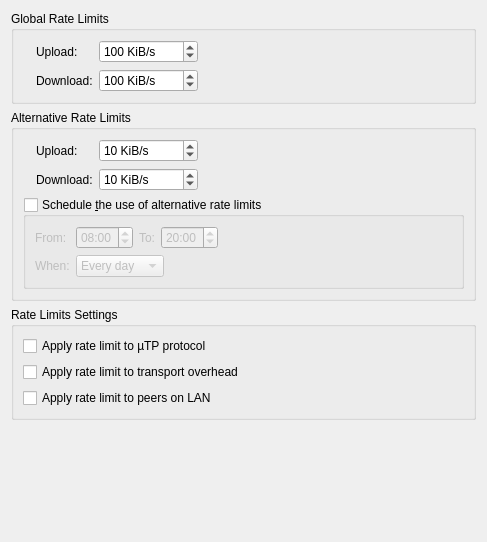
          <widget class="QWidget" name="scrollAreaWidgetContents_9">
           <property name="geometry">
            <rect>
             <x>0</x>
             <y>0</y>
             <width>487</width>
             <height>542</height>
            </rect>
           </property>
           <layout class="QVBoxLayout" name="verticalLayout_5">
            <item>
             <widget class="QGroupBox" name="rateLimitBox">
              <property name="title">
               <string>Global Rate Limits</string>
              </property>
              <layout class="QGridLayout" name="rateLimitBoxLayout">
               <item row="0" column="2">
                <widget class="QSpinBox" name="spinUploadLimit">
                 <property name="specialValueText">
                  <string>∞</string>
                 </property>
                 <property name="suffix">
                  <string> KiB/s</string>
                 </property>
                 <property name="maximum">
                  <number>1000000</number>
                 </property>
                 <property name="value">
                  <number>100</number>
                 </property>
                </widget>
               </item>
               <item row="1" column="2">
                <widget class="QSpinBox" name="spinDownloadLimit">
                 <property name="specialValueText">
                  <string>∞</string>
                 </property>
                 <property name="suffix">
                  <string> KiB/s</string>
                 </property>
                 <property name="maximum">
                  <number>1000000</number>
                 </property>
                 <property name="value">
                  <number>100</number>
                 </property>
                </widget>
               </item>
               <item row="0" column="0" rowspan="2">
                <widget class="QLabel" name="labelGlobalRate"/>
               </item>
               <item row="0" column="3">
                <spacer name="horizontalSpacer">
                 <property name="orientation">
                  <enum>Qt::Horizontal</enum>
                 </property>
                 <property name="sizeHint" stdset="0">
                  <size>
                   <width>40</width>
                   <height>20</height>
                  </size>
                 </property>
                </spacer>
               </item>
               <item row="0" column="1">
                <widget class="QLabel" name="label_10">
                 <property name="text">
                  <string>Upload:</string>
                 </property>
                </widget>
               </item>
               <item row="1" column="1">
                <widget class="QLabel" name="label_11">
                 <property name="text">
                  <string>Download:</string>
                 </property>
                </widget>
               </item>
              </layout>
             </widget>
            </item>
            <item>
             <widget class="QGroupBox" name="altRateLimitBox">
              <property name="title">
               <string>Alternative Rate Limits</string>
              </property>
              <layout class="QGridLayout" name="gridLayout_6">
               <item row="1" column="2">
                <widget class="QSpinBox" name="spinDownloadLimitAlt">
                 <property name="specialValueText">
                  <string>∞</string>
                 </property>
                 <property name="suffix">
                  <string> KiB/s</string>
                 </property>
                 <property name="maximum">
                  <number>1000000</number>
                 </property>
                 <property name="value">
                  <number>10</number>
                 </property>
                </widget>
               </item>
               <item row="0" column="0" rowspan="2">
                <widget class="QLabel" name="labelAltRate"/>
               </item>
               <item row="2" column="0" colspan="4">
                <widget class="QGroupBox" name="groupBoxSchedule">
                 <property name="title">
                  <string>Schedule &amp;the use of alternative rate limits</string>
                 </property>
                 <property name="checkable">
                  <bool>true</bool>
                 </property>
                 <property name="checked">
                  <bool>false</bool>
                 </property>
                 <layout class="QGridLayout" name="gridLayout_7">
                  <item row="0" column="0">
                   <widget class="QLabel" name="label_6">
                    <property name="toolTip">
                     <string>Start time</string>
                    </property>
                    <property name="text">
                     <string comment="From start time">From:</string>
                    </property>
                   </widget>
                  </item>
                  <item row="0" column="3">
                   <widget class="QTimeEdit" name="timeEditScheduleTo">
                    <property name="wrapping">
                     <bool>true</bool>
                    </property>
                    <property name="displayFormat">
                     <string notr="true">hh:mm</string>
                    </property>
                    <property name="time">
                     <time>
                      <hour>20</hour>
                      <minute>0</minute>
                      <second>0</second>
                     </time>
                    </property>
                   </widget>
                  </item>
                  <item row="0" column="2">
                   <widget class="QLabel" name="label_17">
                    <property name="toolTip">
                     <string>End time</string>
                    </property>
                    <property name="text">
                     <string comment="To end time">To:</string>
                    </property>
                   </widget>
                  </item>
                  <item row="0" column="1">
                   <widget class="QTimeEdit" name="timeEditScheduleFrom">
                    <property name="wrapping">
                     <bool>true</bool>
                    </property>
                    <property name="displayFormat">
                     <string notr="true">hh:mm</string>
                    </property>
                    <property name="calendarPopup">
                     <bool>false</bool>
                    </property>
                    <property name="time">
                     <time>
                      <hour>8</hour>
                      <minute>0</minute>
                      <second>0</second>
                     </time>
                    </property>
                   </widget>
                  </item>
                  <item row="1" column="0">
                   <widget class="QLabel" name="label_18">
                    <property name="text">
                     <string>When:</string>
                    </property>
                   </widget>
                  </item>
                  <item row="1" column="1" colspan="3">
                   <widget class="QComboBox" name="comboBoxScheduleDays">
                    <property name="sizePolicy">
                     <sizepolicy hsizetype="Fixed" vsizetype="Fixed">
                      <horstretch>0</horstretch>
                      <verstretch>0</verstretch>
                     </sizepolicy>
                    </property>
                    <item>
                     <property name="text">
                      <string>Every day</string>
                     </property>
                    </item>
                    <item>
                     <property name="text">
                      <string>Weekdays</string>
                     </property>
                    </item>
                    <item>
                     <property name="text">
                      <string>Weekends</string>
                     </property>
                    </item>
                   </widget>
                  </item>
                  <item row="0" column="4">
                   <spacer name="horizontalSpacer_8">
                    <property name="orientation">
                     <enum>Qt::Horizontal</enum>
                    </property>
                    <property name="sizeHint" stdset="0">
                     <size>
                      <width>40</width>
                      <height>20</height>
                     </size>
                    </property>
                   </spacer>
                  </item>
                 </layout>
                </widget>
               </item>
               <item row="0" column="2">
                <widget class="QSpinBox" name="spinUploadLimitAlt">
                 <property name="specialValueText">
                  <string>∞</string>
                 </property>
                 <property name="suffix">
                  <string> KiB/s</string>
                 </property>
                 <property name="maximum">
                  <number>1000000</number>
                 </property>
                 <property name="value">
                  <number>10</number>
                 </property>
                </widget>
               </item>
               <item row="0" column="3">
                <spacer name="horizontalSpacer_5">
                 <property name="orientation">
                  <enum>Qt::Horizontal</enum>
                 </property>
                 <property name="sizeHint" stdset="0">
                  <size>
                   <width>40</width>
                   <height>20</height>
                  </size>
                 </property>
                </spacer>
               </item>
               <item row="0" column="1">
                <widget class="QLabel" name="label_13">
                 <property name="text">
                  <string>Upload:</string>
                 </property>
                </widget>
               </item>
               <item row="1" column="1">
                <widget class="QLabel" name="label_14">
                 <property name="text">
                  <string>Download:</string>
                 </property>
                </widget>
               </item>
              </layout>
             </widget>
            </item>
            <item>
             <widget class="QGroupBox" name="rateLimitsGroupBox">
              <property name="title">
               <string>Rate Limits Settings</string>
              </property>
              <layout class="QVBoxLayout" name="verticalLayout_30">
               <item>
                <widget class="QCheckBox" name="checkLimituTPConnections">
                 <property name="text">
                  <string>Apply rate limit to µTP protocol</string>
                 </property>
                </widget>
               </item>
               <item>
                <widget class="QCheckBox" name="checkLimitTransportOverhead">
                 <property name="text">
                  <string>Apply rate limit to transport overhead</string>
                 </property>
                </widget>
               </item>
               <item>
                <widget class="QCheckBox" name="checkLimitLocalPeerRate">
                 <property name="text">
                  <string>Apply rate limit to peers on LAN</string>
                 </property>
                </widget>
               </item>
              </layout>
             </widget>
            </item>
            <item>
             <spacer name="verticalSpacer_2">
              <property name="orientation">
               <enum>Qt::Vertical</enum>
              </property>
              <property name="sizeHint" stdset="0">
               <size>
                <width>20</width>
                <height>40</height>
               </size>
              </property>
             </spacer>
            </item>
           </layout>
          </widget>
